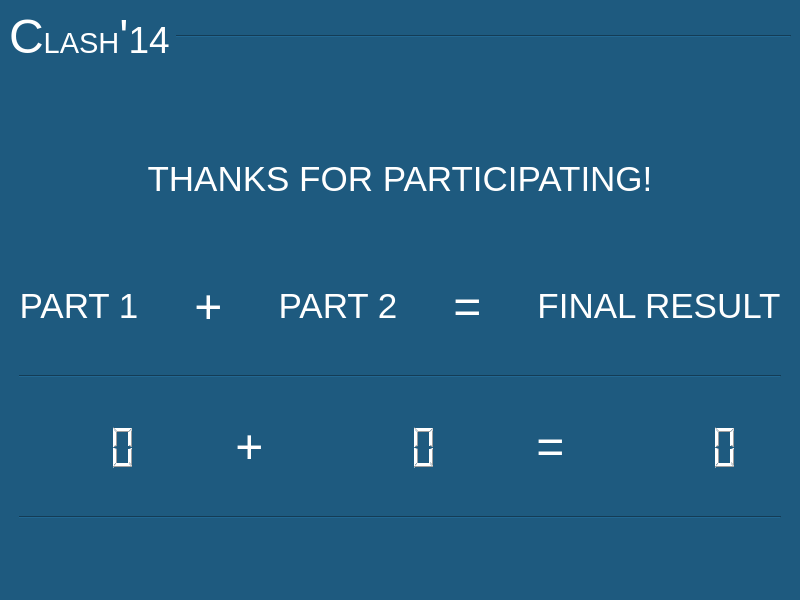
<?xml version="1.0" encoding="UTF-8"?>
<ui version="4.0">
 <class>MainWindow</class>
 <widget class="QMainWindow" name="MainWindow">
  <property name="geometry">
   <rect>
    <x>0</x>
    <y>0</y>
    <width>800</width>
    <height>600</height>
   </rect>
  </property>
  <property name="windowTitle">
   <string>MainWindow</string>
  </property>
  <property name="styleSheet">
   <string notr="true">background-color: rgb(30, 90, 127);</string>
  </property>
  <widget class="QWidget" name="centralwidget">
   <layout class="QVBoxLayout" name="verticalLayout_3">
    <item>
     <layout class="QVBoxLayout" name="verticalLayout">
      <item>
       <layout class="QHBoxLayout" name="horizontalLayout">
        <item>
         <widget class="QLabel" name="label">
          <property name="sizePolicy">
           <sizepolicy hsizetype="Fixed" vsizetype="Fixed">
            <horstretch>0</horstretch>
            <verstretch>0</verstretch>
           </sizepolicy>
          </property>
          <property name="styleSheet">
           <string notr="true">
color: rgb(255, 255, 255);</string>
          </property>
          <property name="text">
           <string>&lt;html&gt;&lt;head/&gt;&lt;body&gt;&lt;p&gt;&lt;span style=&quot; font-size:36pt;&quot;&gt;C&lt;/span&gt;&lt;span style=&quot; font-size:22pt;&quot;&gt;LASH&lt;/span&gt;&lt;span style=&quot; font-size:36pt;&quot;&gt;'&lt;/span&gt;&lt;span style=&quot; font-size:28pt;&quot;&gt;14&lt;/span&gt;&lt;/p&gt;&lt;/body&gt;&lt;/html&gt;</string>
          </property>
         </widget>
        </item>
        <item>
         <widget class="Line" name="line">
          <property name="orientation">
           <enum>Qt::Horizontal</enum>
          </property>
         </widget>
        </item>
       </layout>
      </item>
      <item>
       <layout class="QVBoxLayout" name="verticalLayout_2">
        <property name="spacing">
         <number>10</number>
        </property>
        <property name="margin">
         <number>10</number>
        </property>
        <item>
         <spacer name="verticalSpacer_2">
          <property name="orientation">
           <enum>Qt::Vertical</enum>
          </property>
          <property name="sizeType">
           <enum>QSizePolicy::Ignored</enum>
          </property>
          <property name="sizeHint" stdset="0">
           <size>
            <width>20</width>
            <height>40</height>
           </size>
          </property>
         </spacer>
        </item>
        <item>
         <layout class="QHBoxLayout" name="horizontalLayout_5">
          <item>
           <widget class="QLabel" name="label_7">
            <property name="styleSheet">
             <string notr="true">color: rgb(255, 255, 255);</string>
            </property>
            <property name="text">
             <string>&lt;html&gt;&lt;head/&gt;&lt;body&gt;&lt;p&gt;&lt;span style=&quot; font-size:26pt;&quot;&gt;THANKS FOR PARTICIPATING!&lt;/span&gt;&lt;/p&gt;&lt;/body&gt;&lt;/html&gt;</string>
            </property>
            <property name="alignment">
             <set>Qt::AlignCenter</set>
            </property>
           </widget>
          </item>
         </layout>
        </item>
        <item>
         <layout class="QHBoxLayout" name="horizontalLayout_2">
          <item>
           <widget class="QLabel" name="label_5">
            <property name="styleSheet">
             <string notr="true">color: rgb(255, 255, 255);</string>
            </property>
            <property name="text">
             <string>&lt;html&gt;&lt;head/&gt;&lt;body&gt;&lt;p&gt;&lt;span style=&quot; font-size:26pt;&quot;&gt;PART 1&lt;/span&gt;&lt;/p&gt;&lt;/body&gt;&lt;/html&gt;</string>
            </property>
            <property name="alignment">
             <set>Qt::AlignCenter</set>
            </property>
           </widget>
          </item>
          <item>
           <widget class="QLabel" name="label_6">
            <property name="styleSheet">
             <string notr="true">color: rgb(255, 255, 255);</string>
            </property>
            <property name="text">
             <string>&lt;html&gt;&lt;head/&gt;&lt;body&gt;&lt;p&gt;&lt;span style=&quot; font-size:36pt;&quot;&gt;+&lt;/span&gt;&lt;/p&gt;&lt;/body&gt;&lt;/html&gt;</string>
            </property>
            <property name="alignment">
             <set>Qt::AlignCenter</set>
            </property>
           </widget>
          </item>
          <item>
           <widget class="QLabel" name="label_4">
            <property name="styleSheet">
             <string notr="true">color: rgb(255, 255, 255);</string>
            </property>
            <property name="text">
             <string>&lt;html&gt;&lt;head/&gt;&lt;body&gt;&lt;p&gt;&lt;span style=&quot; font-size:26pt;&quot;&gt;PART 2&lt;/span&gt;&lt;/p&gt;&lt;/body&gt;&lt;/html&gt;</string>
            </property>
            <property name="alignment">
             <set>Qt::AlignCenter</set>
            </property>
           </widget>
          </item>
          <item>
           <widget class="QLabel" name="label_3">
            <property name="styleSheet">
             <string notr="true">color: rgb(255, 255, 255);</string>
            </property>
            <property name="text">
             <string>&lt;html&gt;&lt;head/&gt;&lt;body&gt;&lt;p&gt;&lt;span style=&quot; font-size:36pt;&quot;&gt;=&lt;/span&gt;&lt;/p&gt;&lt;/body&gt;&lt;/html&gt;</string>
            </property>
            <property name="alignment">
             <set>Qt::AlignCenter</set>
            </property>
           </widget>
          </item>
          <item>
           <widget class="QLabel" name="label_2">
            <property name="styleSheet">
             <string notr="true">color: rgb(255, 255, 255);</string>
            </property>
            <property name="text">
             <string>&lt;html&gt;&lt;head/&gt;&lt;body&gt;&lt;p&gt;&lt;span style=&quot; font-size:26pt;&quot;&gt;FINAL RESULT&lt;/span&gt;&lt;/p&gt;&lt;/body&gt;&lt;/html&gt;</string>
            </property>
            <property name="alignment">
             <set>Qt::AlignCenter</set>
            </property>
           </widget>
          </item>
         </layout>
        </item>
        <item>
         <widget class="Line" name="line_2">
          <property name="orientation">
           <enum>Qt::Horizontal</enum>
          </property>
         </widget>
        </item>
        <item>
         <layout class="QHBoxLayout" name="horizontalLayout_3">
          <item>
           <widget class="QLCDNumber" name="scoreA">
            <property name="styleSheet">
             <string notr="true">color: rgb(255, 255, 255);</string>
            </property>
            <property name="frameShape">
             <enum>QFrame::NoFrame</enum>
            </property>
           </widget>
          </item>
          <item>
           <spacer name="horizontalSpacer_2">
            <property name="orientation">
             <enum>Qt::Horizontal</enum>
            </property>
            <property name="sizeType">
             <enum>QSizePolicy::Ignored</enum>
            </property>
            <property name="sizeHint" stdset="0">
             <size>
              <width>40</width>
              <height>20</height>
             </size>
            </property>
           </spacer>
          </item>
          <item>
           <widget class="QLabel" name="label_10">
            <property name="styleSheet">
             <string notr="true">color: rgb(255, 255, 255);</string>
            </property>
            <property name="text">
             <string>&lt;html&gt;&lt;head/&gt;&lt;body&gt;&lt;p&gt;&lt;span style=&quot; font-size:36pt;&quot;&gt;+&lt;/span&gt;&lt;/p&gt;&lt;/body&gt;&lt;/html&gt;</string>
            </property>
            <property name="alignment">
             <set>Qt::AlignCenter</set>
            </property>
           </widget>
          </item>
          <item>
           <widget class="QLCDNumber" name="scoreB">
            <property name="styleSheet">
             <string notr="true">color: rgb(255, 255, 255);</string>
            </property>
            <property name="frameShape">
             <enum>QFrame::NoFrame</enum>
            </property>
           </widget>
          </item>
          <item>
           <spacer name="horizontalSpacer">
            <property name="orientation">
             <enum>Qt::Horizontal</enum>
            </property>
            <property name="sizeType">
             <enum>QSizePolicy::Ignored</enum>
            </property>
            <property name="sizeHint" stdset="0">
             <size>
              <width>40</width>
              <height>20</height>
             </size>
            </property>
           </spacer>
          </item>
          <item>
           <widget class="QLabel" name="label_8">
            <property name="styleSheet">
             <string notr="true">color: rgb(255, 255, 255);</string>
            </property>
            <property name="text">
             <string>&lt;html&gt;&lt;head/&gt;&lt;body&gt;&lt;p&gt;&lt;span style=&quot; font-size:36pt;&quot;&gt;=&lt;/span&gt;&lt;/p&gt;&lt;/body&gt;&lt;/html&gt;</string>
            </property>
            <property name="alignment">
             <set>Qt::AlignCenter</set>
            </property>
           </widget>
          </item>
          <item>
           <widget class="QLCDNumber" name="total_scr">
            <property name="styleSheet">
             <string notr="true">color: rgb(255, 255, 255);</string>
            </property>
            <property name="frameShape">
             <enum>QFrame::NoFrame</enum>
            </property>
           </widget>
          </item>
          <item>
           <spacer name="horizontalSpacer_3">
            <property name="orientation">
             <enum>Qt::Horizontal</enum>
            </property>
            <property name="sizeType">
             <enum>QSizePolicy::Ignored</enum>
            </property>
            <property name="sizeHint" stdset="0">
             <size>
              <width>40</width>
              <height>20</height>
             </size>
            </property>
           </spacer>
          </item>
         </layout>
        </item>
        <item>
         <widget class="Line" name="line_3">
          <property name="orientation">
           <enum>Qt::Horizontal</enum>
          </property>
         </widget>
        </item>
        <item>
         <spacer name="verticalSpacer">
          <property name="orientation">
           <enum>Qt::Vertical</enum>
          </property>
          <property name="sizeType">
           <enum>QSizePolicy::Ignored</enum>
          </property>
          <property name="sizeHint" stdset="0">
           <size>
            <width>20</width>
            <height>40</height>
           </size>
          </property>
         </spacer>
        </item>
       </layout>
      </item>
     </layout>
    </item>
   </layout>
  </widget>
  <widget class="QMenuBar" name="menubar">
   <property name="geometry">
    <rect>
     <x>0</x>
     <y>0</y>
     <width>800</width>
     <height>25</height>
    </rect>
   </property>
  </widget>
  <widget class="QStatusBar" name="statusbar"/>
 </widget>
 <resources/>
 <connections/>
</ui>
